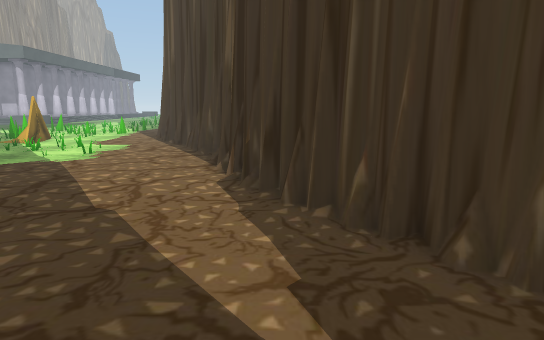
[1] (above)

16 first-person views from a walk through a 3-D level made in the Unity game engine. The camera is 1.5 m above the floor, tilts 10° down and sees 75° across. The floor is counted in squares, 1 m on a side. Each view is taken from the middle of a square. On the plan, view 1 faces up. The plan holds only what a view shows up to about 16 squares ahead; the rest is blank. The place goes on beyond the plan. Some surface patterns are stand-ins.

[2]
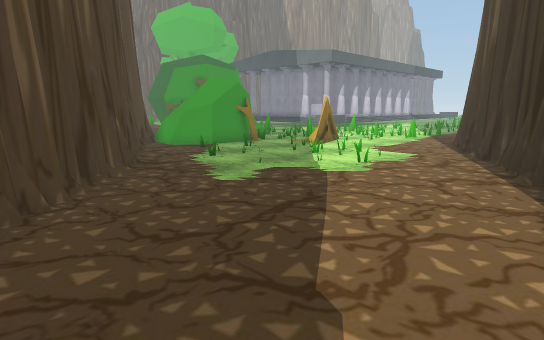

[3]
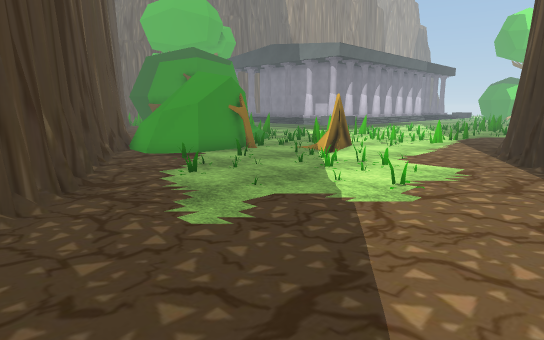

[4]
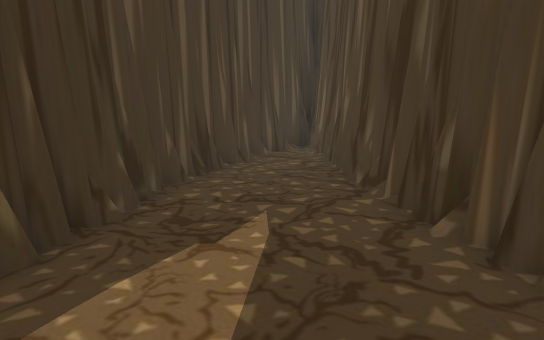

[5]
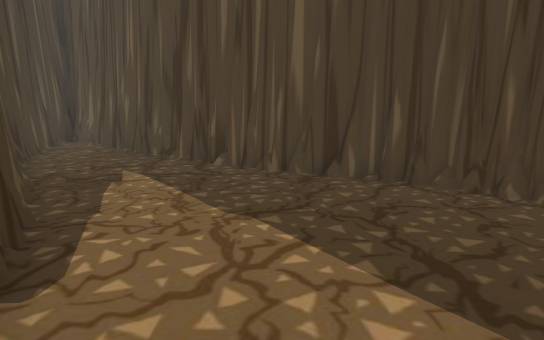

[6]
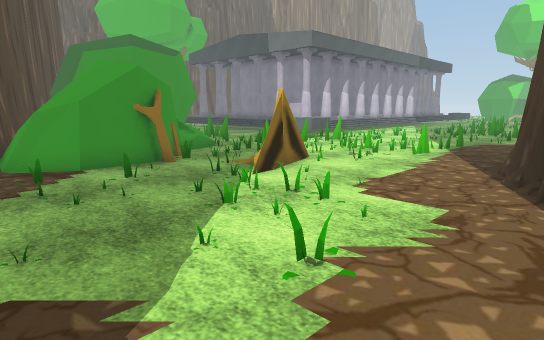

[7]
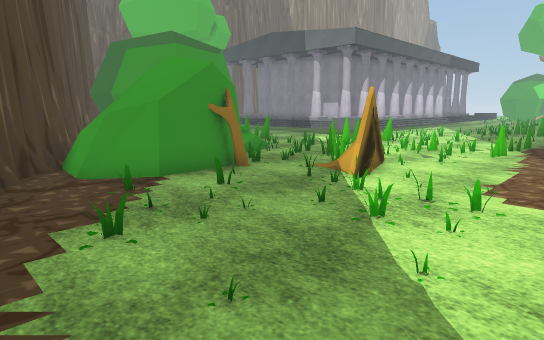

[8]
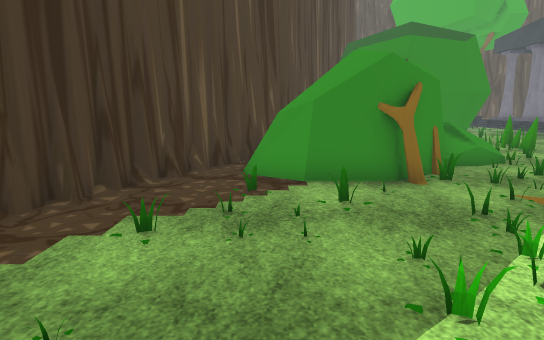

[9]
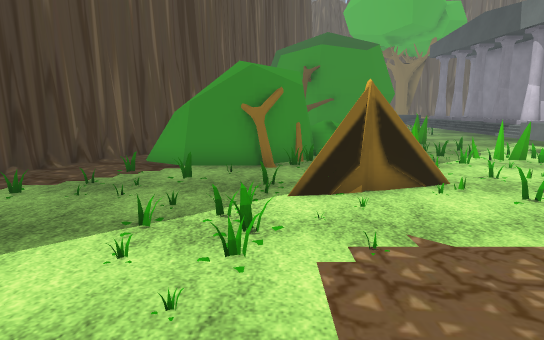

[10]
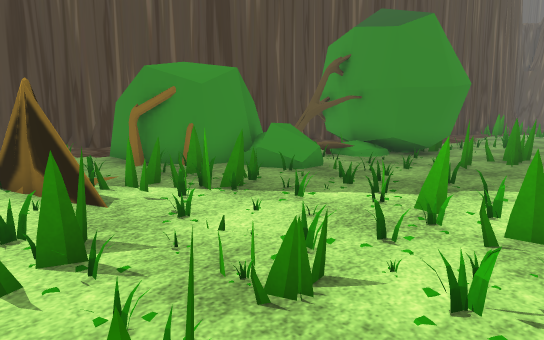

[11]
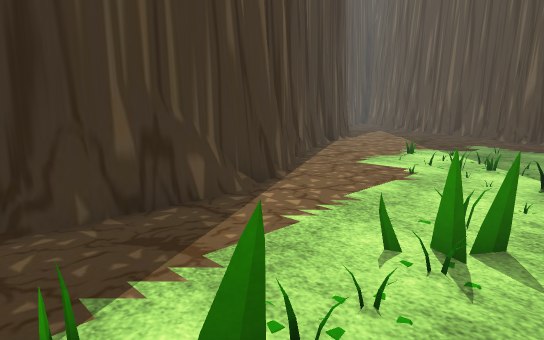

[12]
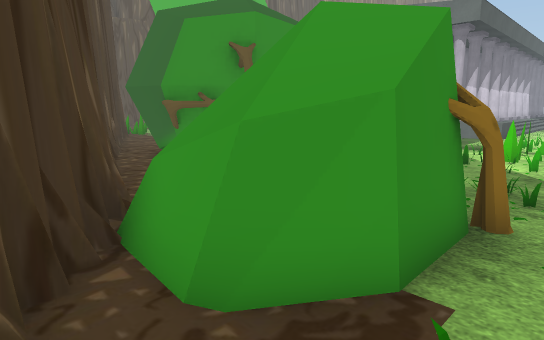

[13]
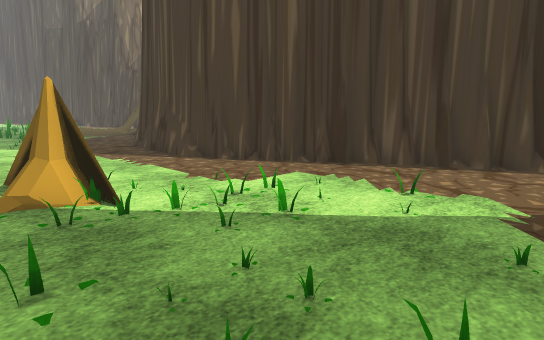

[14]
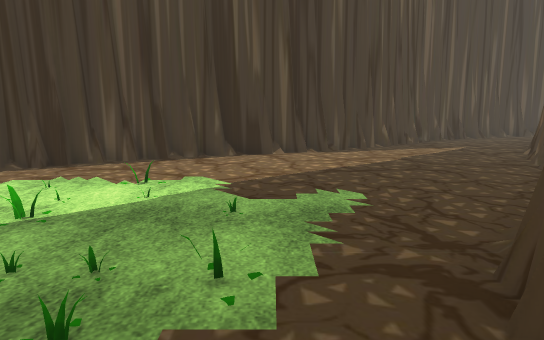

[15]
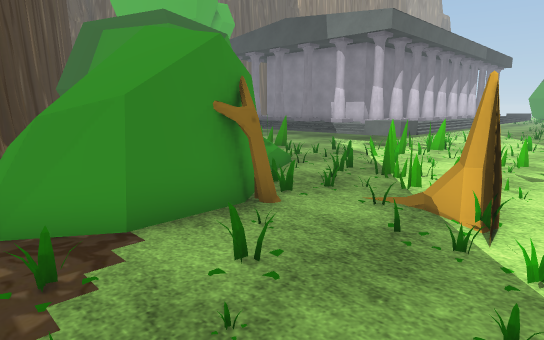

[16]
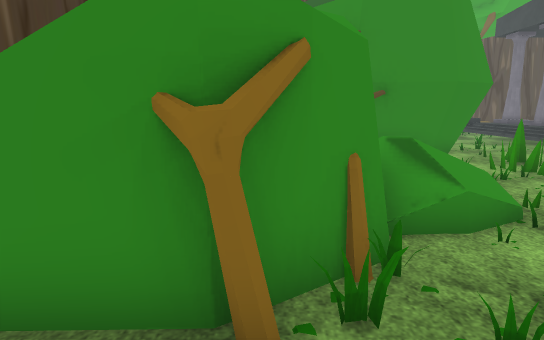

### Floor plan
Key: @ floor where view 1 was taken; # wall or solid block; . main floor; : floor 0.5 m higher than the main floor; + floor 1 m higher than the main floor; / step, stairs or slope; = window, fence, low wall or low ledge; T thing the floor can be seen under or through; O other object.
Columns run from 28 left of view 1 to 5 right of it. Each row starts with its distance up from view 1.
 23   ::::  ::::+##==.....#
 22   ..... .....#===.=#..#
 21   ....=#=.........T=..#
 20  ..... #=#........T=..#
 19  .....OOO#=..O....T...#
 18   ... OOOO ....TT T...##
 17        OOO./O==T=O.....#
 16 ....   OOOOO /=T.OO....##
 15 ##..   OOOO.OOO..OO.....##
 14  #### OOO  O OOO.........#
 13     ##...    OOO.........##
 12      #####. OOOO..........#
 11          ###OOO...........##
 10            ##..............#
  9             ###............#
  8               ###..........##
  7                 ###.........#
  6                   ##........##
  5                    ##........#
  4                     ##.......##
  3                      ##.......##
  2                       ###......##
  1                         ###.....#
  0                           ##@...##
 -1                            ##....#
 -2                             ###..#
 -3                               #..#
 -4                               ###.

Positions as (right, up) in squares from view 1, and headings:
1: (0, 0), facing up
2: (-1, 3), facing up-left
3: (-3, 5), facing up-left
4: (-3, 5), facing down-right
5: (-3, 10), facing down
6: (-4, 9), facing up-left
7: (-6, 8), facing up-left
8: (-6, 11), facing left
9: (-4, 14), facing left
10: (-9, 23), facing down-left
11: (-11, 23), facing down-right
12: (-12, 9), facing up-left
13: (-12, 9), facing up-right
14: (-13, 9), facing right
15: (-9, 10), facing up-left
16: (-11, 14), facing left
